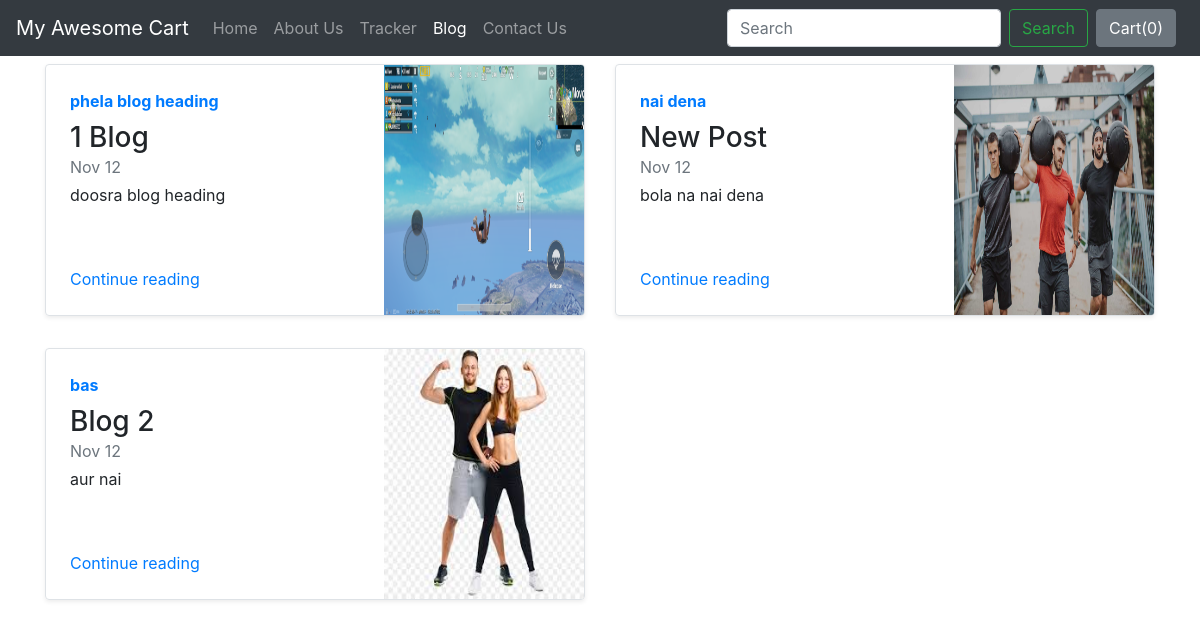
Screenshot of /blog/ with the database file from the repository.
### blog/models.py (models this page shows, shortened)
class Blogpost(models.Model):
    post_id = models.AutoField(primary_key=True)
    title = models.CharField(max_length=50)
    head0 = models.CharField(max_length=500, default="")
    chead0 = models.CharField(max_length=5000, default="")
    head1 = models.CharField(max_length=500, default="")
    chead1 = models.CharField(max_length=5000, default="")
    head2 = models.CharField(max_length=500, default="")
    chead2 = models.CharField(max_length=5000, default="")
    pub_date = models.DateField()
    thumbnail = models.ImageField(upload_to='blog/images', default="")

### blog/views.py (the view)
# urls.py: path('', views.index)
def index(request):
    myposts = Blogpost.objects.all()
    return render(request, 'blog/index.html', {'myposts': myposts})

### blog/templates/blog/index.html
{% extends 'blog/basic.html' %}
{% block body %}
<div class="container">
<div class="row my-2">
    {% for item in myposts %}
        <div class="col-md-6">
            <div
                class="row no-gutters border rounded overflow-hidden flex-md-row mb-4 shadow-sm h-md-250 position-relative">
                <div class="col p-4 d-flex flex-column position-static">
                    <strong class="d-inline-block mb-2 text-primary">{{item.head0}}</strong>
                    <h3 class="mb-0">{{item.title}}</h3>
                    <div class="mb-1 text-muted">Nov 12</div>
                    <p class="card-text mb-auto">{{item.head1}}</p>
                    <a href="blogpost/{{item.post_id}}" class="stretched-link">Continue reading</a>
                </div>
                <div class="col-auto d-none d-lg-block">
                    <img src="/media/{{item.thumbnail}}" class="bd-placeholder-img" width="200" height="250"
                        aria-label="Placeholder: Thumbnail"/>
                </div>
            </div>
        </div>
{% if forloop.counter|divisibleby:2 %}
    </div><div class="row my-2">
    {% endif %}
    {% endfor %}
</div>
</div>
{% endblock %}

### rows the page displays
Blogpost: head0 "phela blog heading", title "1 Blog", head1 "doosra blog heading", thumbnail (picture)
Blogpost: head0 "nai dena", title "New Post", head1 "bola na nai dena", thumbnail (picture)
Blogpost: head0 "bas", title "Blog 2", head1 "aur nai", thumbnail (picture)
